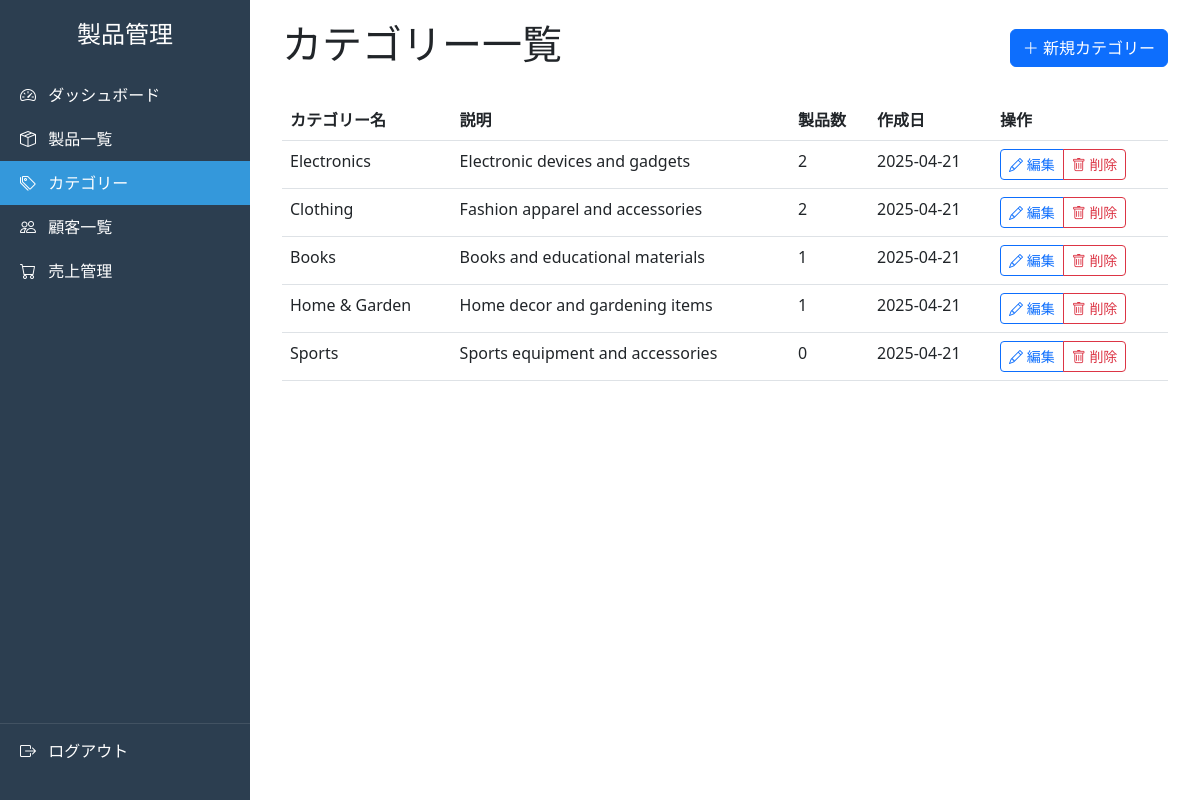
Page /categories/ (signed in) on the committed database.
### product_management/products/models.py (models this page shows, shortened)
class Category(models.Model):
    name = models.CharField(max_length=100)
    description = models.TextField(blank=True)
    created_at = models.DateTimeField(auto_now_add=True)
    updated_at = models.DateTimeField(auto_now=True)
    class Meta:
        verbose_name_plural = 'Categories'
        ordering = ['name']

### product_management/products/views.py (the view)
# urls.py: path('categories/', CategoryListView.as_view(), name='category_list'),
class CategoryListView(LoginRequiredMixin, ListView):
    model = Category
    template_name = 'products/category_list.html'
    context_object_name = 'categories'
    paginate_by = 10
    def get_queryset(self):
        return super().get_queryset().annotate(
            products_count=Count('products')
        )

### product_management/products/templates/products/category_list.html (shortened to what this page needs)
{% extends 'products/base.html' %}
{% block content %}
<div class="container-fluid">
    <div class="d-flex justify-content-between align-items-center mb-4">
        <h1>カテゴリー一覧</h1>
        <a href="{% url 'products:category_create' %}" class="btn btn-primary">
            <i class="bi bi-plus-lg"></i> 新規カテゴリー
        </a>
    </div>
    {% if object_list %}
    <div class="table-responsive">
        <table class="table table-hover">
            <thead>
                <tr>
                    <th>カテゴリー名</th>
                    <th>説明</th>
                    <th>製品数</th>
                    <th>作成日</th>
                    <th>操作</th>
                </tr>
            </thead>
            <tbody>
                {% for category in object_list %}
                <tr>
                    <td>{{ category.name }}</td>
                    <td>{{ category.description|truncatewords:30 }}</td>
                    <td>{{ category.products_count }}</td>
                    <td>{{ category.created_at|date:"Y-m-d" }}</td>
                    <td>
                        <div class="btn-group">
                            <a href="{% url 'products:category_edit' category.id %}" class="btn btn-sm btn-outline-primary">
                                <i class="bi bi-pencil"></i> 編集
                            </a>
                            <button type="button" class="btn btn-sm btn-outline-danger" data-bs-toggle="modal" data-bs-target="#deleteCategoryModal{{ category.id }}">
                                <i class="bi bi-trash"></i> 削除
                            </button>
                        </div>
                    </td>
                </tr>
                {% endfor %}
            </tbody>
        </table>
    </div>
    {% endif %}
</div>
{% endblock %}

### product_management/products/templates/products/base.html (style rules this page uses)
:root { --sidebar-width: 250px; }

### rows in the picture
Category: name "Electronics", description "Electronic devices and gadgets", products_count "2", created_at "2025-04-21"
Category: name "Clothing", description "Fashion apparel and accessories", products_count "2", created_at "2025-04-21"
Category: name "Books", description "Books and educational materials", products_count "1", created_at "2025-04-21"
Category: name "Home & Garden", description "Home decor and gardening items", products_count "1", created_at "2025-04-21"
Category: name "Sports", description "Sports equipment and accessories", products_count "0", created_at "2025-04-21"
